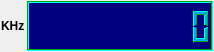
<?xml version="1.0" encoding="UTF-8"?>
<ui version="4.0">
 <class>freqDisplay</class>
 <widget class="QWidget" name="freqDisplay">
  <property name="geometry">
   <rect>
    <x>0</x>
    <y>0</y>
    <width>214</width>
    <height>52</height>
   </rect>
  </property>
  <property name="windowTitle">
   <string>Form</string>
  </property>
  <layout class="QHBoxLayout" name="horizontalLayout" stretch="0,1">
   <property name="spacing">
    <number>2</number>
   </property>
   <property name="leftMargin">
    <number>1</number>
   </property>
   <property name="topMargin">
    <number>1</number>
   </property>
   <property name="rightMargin">
    <number>1</number>
   </property>
   <property name="bottomMargin">
    <number>1</number>
   </property>
   <item>
    <widget class="QLabel" name="KHzLabel">
     <property name="font">
      <font>
       <weight>75</weight>
       <bold>true</bold>
      </font>
     </property>
     <property name="text">
      <string>KHz</string>
     </property>
    </widget>
   </item>
   <item>
    <widget class="QLCDNumber" name="frequencyLCD">
     <property name="minimumSize">
      <size>
       <width>180</width>
       <height>50</height>
      </size>
     </property>
     <property name="palette">
      <palette>
       <active>
        <colorrole role="WindowText">
         <brush brushstyle="SolidPattern">
          <color alpha="255">
           <red>0</red>
           <green>170</green>
           <blue>255</blue>
          </color>
         </brush>
        </colorrole>
        <colorrole role="Button">
         <brush brushstyle="SolidPattern">
          <color alpha="255">
           <red>255</red>
           <green>255</green>
           <blue>127</blue>
          </color>
         </brush>
        </colorrole>
        <colorrole role="Light">
         <brush brushstyle="SolidPattern">
          <color alpha="255">
           <red>0</red>
           <green>255</green>
           <blue>255</blue>
          </color>
         </brush>
        </colorrole>
        <colorrole role="Midlight">
         <brush brushstyle="SolidPattern">
          <color alpha="255">
           <red>0</red>
           <green>255</green>
           <blue>127</blue>
          </color>
         </brush>
        </colorrole>
        <colorrole role="Dark">
         <brush brushstyle="SolidPattern">
          <color alpha="255">
           <red>0</red>
           <green>170</green>
           <blue>0</blue>
          </color>
         </brush>
        </colorrole>
        <colorrole role="Mid">
         <brush brushstyle="SolidPattern">
          <color alpha="255">
           <red>255</red>
           <green>255</green>
           <blue>0</blue>
          </color>
         </brush>
        </colorrole>
        <colorrole role="Text">
         <brush brushstyle="SolidPattern">
          <color alpha="255">
           <red>0</red>
           <green>0</green>
           <blue>0</blue>
          </color>
         </brush>
        </colorrole>
        <colorrole role="BrightText">
         <brush brushstyle="SolidPattern">
          <color alpha="255">
           <red>85</red>
           <green>255</green>
           <blue>127</blue>
          </color>
         </brush>
        </colorrole>
        <colorrole role="Base">
         <brush brushstyle="SolidPattern">
          <color alpha="255">
           <red>0</red>
           <green>0</green>
           <blue>127</blue>
          </color>
         </brush>
        </colorrole>
        <colorrole role="Window">
         <brush brushstyle="SolidPattern">
          <color alpha="255">
           <red>0</red>
           <green>0</green>
           <blue>127</blue>
          </color>
         </brush>
        </colorrole>
        <colorrole role="AlternateBase">
         <brush brushstyle="SolidPattern">
          <color alpha="255">
           <red>0</red>
           <green>85</green>
           <blue>0</blue>
          </color>
         </brush>
        </colorrole>
       </active>
       <inactive>
        <colorrole role="WindowText">
         <brush brushstyle="SolidPattern">
          <color alpha="255">
           <red>0</red>
           <green>170</green>
           <blue>255</blue>
          </color>
         </brush>
        </colorrole>
        <colorrole role="Button">
         <brush brushstyle="SolidPattern">
          <color alpha="255">
           <red>255</red>
           <green>255</green>
           <blue>127</blue>
          </color>
         </brush>
        </colorrole>
        <colorrole role="Light">
         <brush brushstyle="SolidPattern">
          <color alpha="255">
           <red>0</red>
           <green>255</green>
           <blue>255</blue>
          </color>
         </brush>
        </colorrole>
        <colorrole role="Midlight">
         <brush brushstyle="SolidPattern">
          <color alpha="255">
           <red>0</red>
           <green>255</green>
           <blue>127</blue>
          </color>
         </brush>
        </colorrole>
        <colorrole role="Dark">
         <brush brushstyle="SolidPattern">
          <color alpha="255">
           <red>0</red>
           <green>170</green>
           <blue>0</blue>
          </color>
         </brush>
        </colorrole>
        <colorrole role="Mid">
         <brush brushstyle="SolidPattern">
          <color alpha="255">
           <red>255</red>
           <green>255</green>
           <blue>0</blue>
          </color>
         </brush>
        </colorrole>
        <colorrole role="Text">
         <brush brushstyle="SolidPattern">
          <color alpha="255">
           <red>0</red>
           <green>0</green>
           <blue>0</blue>
          </color>
         </brush>
        </colorrole>
        <colorrole role="BrightText">
         <brush brushstyle="SolidPattern">
          <color alpha="255">
           <red>85</red>
           <green>255</green>
           <blue>127</blue>
          </color>
         </brush>
        </colorrole>
        <colorrole role="Base">
         <brush brushstyle="SolidPattern">
          <color alpha="255">
           <red>0</red>
           <green>0</green>
           <blue>127</blue>
          </color>
         </brush>
        </colorrole>
        <colorrole role="Window">
         <brush brushstyle="SolidPattern">
          <color alpha="255">
           <red>0</red>
           <green>0</green>
           <blue>127</blue>
          </color>
         </brush>
        </colorrole>
        <colorrole role="AlternateBase">
         <brush brushstyle="SolidPattern">
          <color alpha="255">
           <red>0</red>
           <green>85</green>
           <blue>0</blue>
          </color>
         </brush>
        </colorrole>
       </inactive>
       <disabled>
        <colorrole role="WindowText">
         <brush brushstyle="SolidPattern">
          <color alpha="255">
           <red>0</red>
           <green>170</green>
           <blue>0</blue>
          </color>
         </brush>
        </colorrole>
        <colorrole role="Button">
         <brush brushstyle="SolidPattern">
          <color alpha="255">
           <red>255</red>
           <green>255</green>
           <blue>127</blue>
          </color>
         </brush>
        </colorrole>
        <colorrole role="Light">
         <brush brushstyle="SolidPattern">
          <color alpha="255">
           <red>0</red>
           <green>255</green>
           <blue>255</blue>
          </color>
         </brush>
        </colorrole>
        <colorrole role="Midlight">
         <brush brushstyle="SolidPattern">
          <color alpha="255">
           <red>0</red>
           <green>255</green>
           <blue>127</blue>
          </color>
         </brush>
        </colorrole>
        <colorrole role="Dark">
         <brush brushstyle="SolidPattern">
          <color alpha="255">
           <red>0</red>
           <green>170</green>
           <blue>0</blue>
          </color>
         </brush>
        </colorrole>
        <colorrole role="Mid">
         <brush brushstyle="SolidPattern">
          <color alpha="255">
           <red>255</red>
           <green>255</green>
           <blue>0</blue>
          </color>
         </brush>
        </colorrole>
        <colorrole role="Text">
         <brush brushstyle="SolidPattern">
          <color alpha="255">
           <red>0</red>
           <green>170</green>
           <blue>0</blue>
          </color>
         </brush>
        </colorrole>
        <colorrole role="BrightText">
         <brush brushstyle="SolidPattern">
          <color alpha="255">
           <red>85</red>
           <green>255</green>
           <blue>127</blue>
          </color>
         </brush>
        </colorrole>
        <colorrole role="Base">
         <brush brushstyle="SolidPattern">
          <color alpha="255">
           <red>0</red>
           <green>0</green>
           <blue>127</blue>
          </color>
         </brush>
        </colorrole>
        <colorrole role="Window">
         <brush brushstyle="SolidPattern">
          <color alpha="255">
           <red>0</red>
           <green>0</green>
           <blue>127</blue>
          </color>
         </brush>
        </colorrole>
        <colorrole role="AlternateBase">
         <brush brushstyle="SolidPattern">
          <color alpha="255">
           <red>0</red>
           <green>85</green>
           <blue>0</blue>
          </color>
         </brush>
        </colorrole>
       </disabled>
      </palette>
     </property>
     <property name="autoFillBackground">
      <bool>true</bool>
     </property>
     <property name="frameShape">
      <enum>QFrame::Box</enum>
     </property>
     <property name="frameShadow">
      <enum>QFrame::Sunken</enum>
     </property>
     <property name="digitCount">
      <number>10</number>
     </property>
     <property name="segmentStyle">
      <enum>QLCDNumber::Filled</enum>
     </property>
    </widget>
   </item>
  </layout>
 </widget>
 <resources/>
 <connections/>
</ui>
